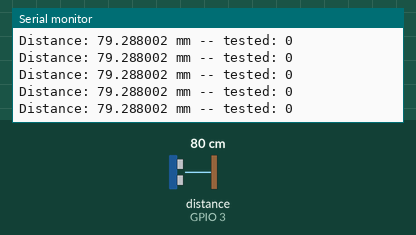
A program run on a simulated ESP32-S3. On the bench: the last lines printed to the serial monitor. Wiring (inferred from the names in the program): ultrasonic range finder: trigger GPIO 2; echo GPIO 3. Inputs (shaded band) come from the test bench; at power-on: distance to the obstacle (sensor on GPIO 3) 80 cm. The echo pulse lasts 58.3 µs per cm.

Above: at 1.2 s.
1.3 s: distance to the obstacle (sensor on GPIO 3) set to 2 cm
At 2.1 s:
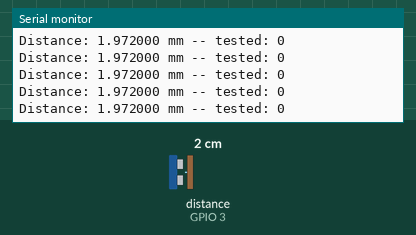
4.3 s: distance to the obstacle (sensor on GPIO 3) set to 4 cm
At 5.2 s:
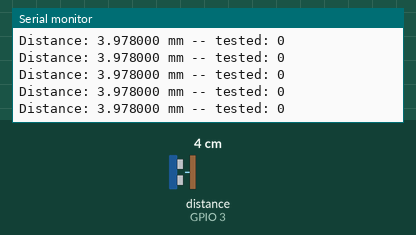
5.8 s: distance to the obstacle (sensor on GPIO 3) set to 60 cm
At 6.9 s:
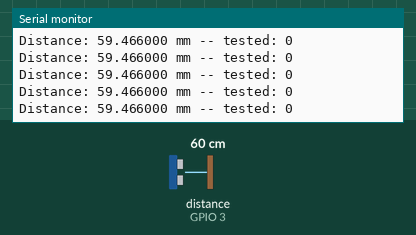
Timing chart, 0 to 8.8 s (numbered marks = the images above; inputs shaded):
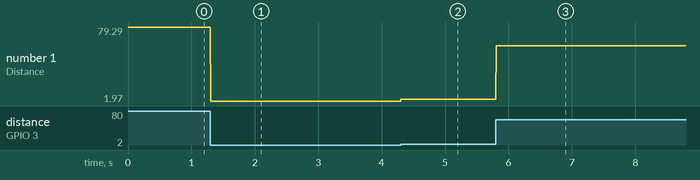

Measured:
- after the input at 1.3 s, the serial monitor: prints a new line at once (image 1)
- after the input at 4.3 s, the serial monitor: prints a new line at once (image 2)
- after the input at 5.8 s, the serial monitor: prints a new line at once (image 3)
- plotted number 1: 79.29 → 1.97 after the input at 1.3 s, 1.97 → 3.98 after the input at 4.3 s, 3.98 → 59.47 after the input at 5.8 s

The program:

main.cpp
```cpp
#include <Arduino.h>
const int trigPin = 2;
const int echoPin = 3;
int err = 0;
int timeout = 30000;

void setup() {
  Serial.begin(115200);
  pinMode(trigPin, OUTPUT);
  pinMode(echoPin, INPUT_PULLUP);
}

void loop() {
  digitalWrite(trigPin, LOW);
  delayMicroseconds(2);

  digitalWrite(trigPin, HIGH);
  delayMicroseconds(15);
  digitalWrite(trigPin, LOW);

  long duration = pulseIn(echoPin, HIGH, timeout);
  float distance =(duration/2) * 0.034;
  if (distance != 0) {
  Serial.printf("Distance: %f mm -- tested: %i\n", distance, err);
  } else {
    err++;
    // Serial.printf("error: %i\n",err);
  }
  delayMicroseconds(1000);
}
```
